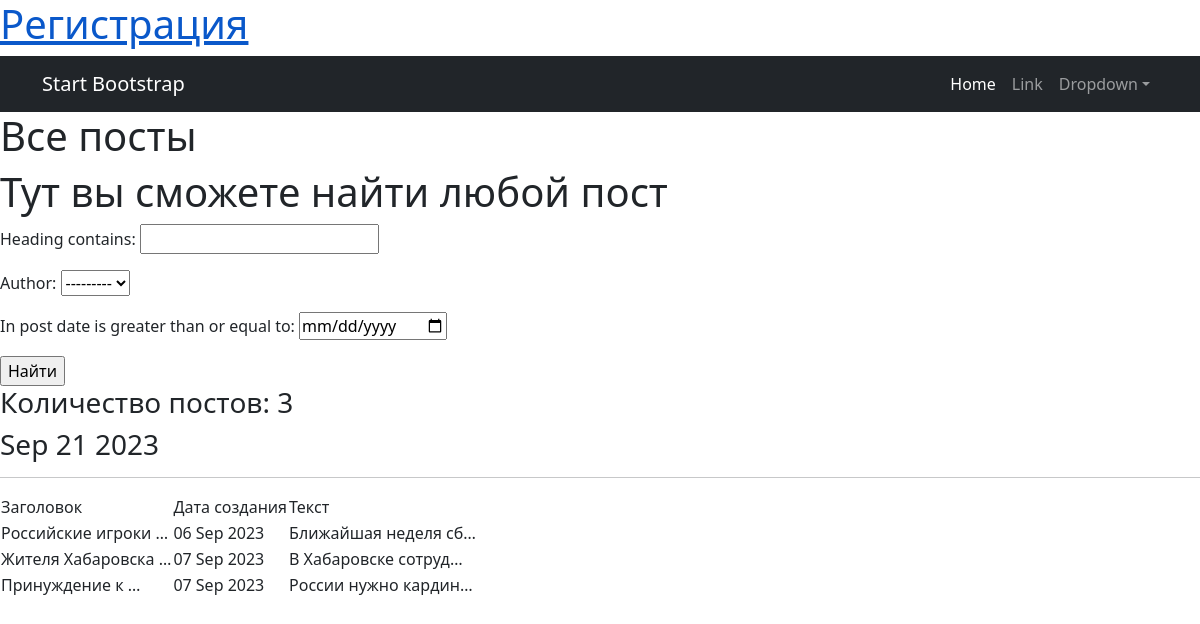
The app's page /post/search/, older data.
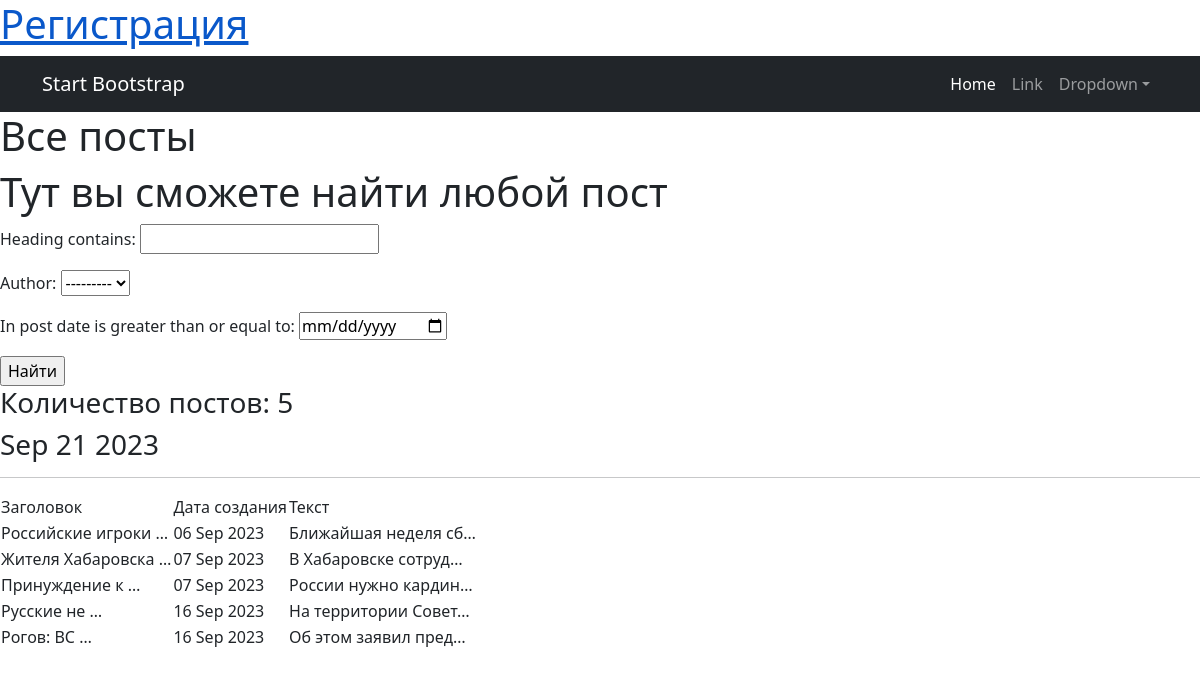
The same page, newer data.
### NewsPortals/models.py (models this page shows, shortened)
class Post(models.Model):
    article = 'A'
    news = 'N'
    author = models.ForeignKey(Author, on_delete=models.CASCADE)
    type = models.CharField(max_length=1, default=news)
    in_post = models.DateTimeField(auto_now_add=True)
    category = models.ManyToManyField(Category, through='PostCategory')
    heading = models.CharField(max_length=25)
    text = models.TextField()
    rating = models.IntegerField(default=0)

### NewsPortals/views.py (the view)
# urls.py: path('search/', Post_List.as_view(), name='post_list'),
class Post_List(ListView):
    model = Post
    template_name = 'search.html'
    context_object_name = 'post'
    def get_queryset(self):
        queryset = super().get_queryset()
        self.filterset = PostFilter(self.request.GET, queryset)
        return self.filterset.qs
    def get_context_data(self, **kwargs):
        context = super().get_context_data(**kwargs)
        context['filterset'] = self.filterset
        return context

### NewsPortals/models.py (called while the page is built)
    def __str__(self):
        return f'{self.user.username.title()}'

### NewsPortals/templatetags/custom_tags.py (called while the page is built)
@register.simple_tag()
def current_time(format_string='%b %d %Y'):
   return datetime.utcnow().strftime(format_string)

### NewsPortals/templates/search.html (shortened to what this page needs)
{% extends 'flatpages/default.html' %}
{% load custom_filters %}
{% load custom_tags %}
{% block content %}
   <h1>Все посты</h1>
   <h1>Тут вы сможете найти любой пост</h1>
   <form action="" method="get">
       {{ filterset.form.as_p }}
       <input type="submit" value="Найти" />
   </form>
    <h3>
        Количество постов: {{ post | length }}
    </h3>
   <h3>{% current_time '%b %d %Y' %}</h3>
   <hr>
   {% if post %}
       <table>
           <tr>
               <td>Заголовок </td>
               <td>  Дата создания </td>
               <td>  Текст  </td>
           </tr>
           {% for posts in post %}
           <tr>
               <td>{{ posts.heading | truncatewords:2}}</td>
               <td>{{ posts.in_post | date:'d M Y' }}</td>
               <td> {{ posts.text | truncatechars:20 }}</td>
           </tr>
           {% endfor %}
       </table>
   {% else %}
       <h2>Постов нет!</h2>
    {% endif %}
{% endblock content %}

### NewsPortals/templates/flatpages/default.html (shortened to what this page needs)
<!DOCTYPE html>
<html lang="en">
    <head>
        {% load static %}
        <link href="{% static 'css/styles.css' %}" rel="stylesheet" />
    </head>
    <body>
        <div>
            <h1><a href="/">Регистрация</a></h1>
        </div>
        <nav class="navbar navbar-expand-lg navbar-dark bg-dark">
            <div class="container">
                <a class="navbar-brand" href="#">Start Bootstrap</a>
                <div class="collapse navbar-collapse" id="navbarSupportedContent">
                    <ul class="navbar-nav ms-auto mb-2 mb-lg-0">
                        <li class="nav-item"><a class="nav-link active" aria-current="page" href="#">Home</a></li>
                        <li class="nav-item"><a class="nav-link" href="#">Link</a></li>
                        <li class="nav-item dropdown">
                            <a class="nav-link dropdown-toggle" id="navbarDropdown" href="#" role="button" data-bs-toggle="dropdown" aria-expanded="false">Dropdown</a>
                        </li>
                    </ul>
                </div>
            </div>
        </nav>
        {% block content %}
        {% endblock content %}
    </body>
</html>

Row changes from the older to the newer data that the page shows:
added Post: heading "Русские не …", in_post "16 Sep 2023", text "На территории Совет…"
added Post: heading "Рогов: ВС …", in_post "16 Sep 2023", text "Об этом заявил пред…"
Text that changed along with them:
{{ post | length }}: "3" → "5"
